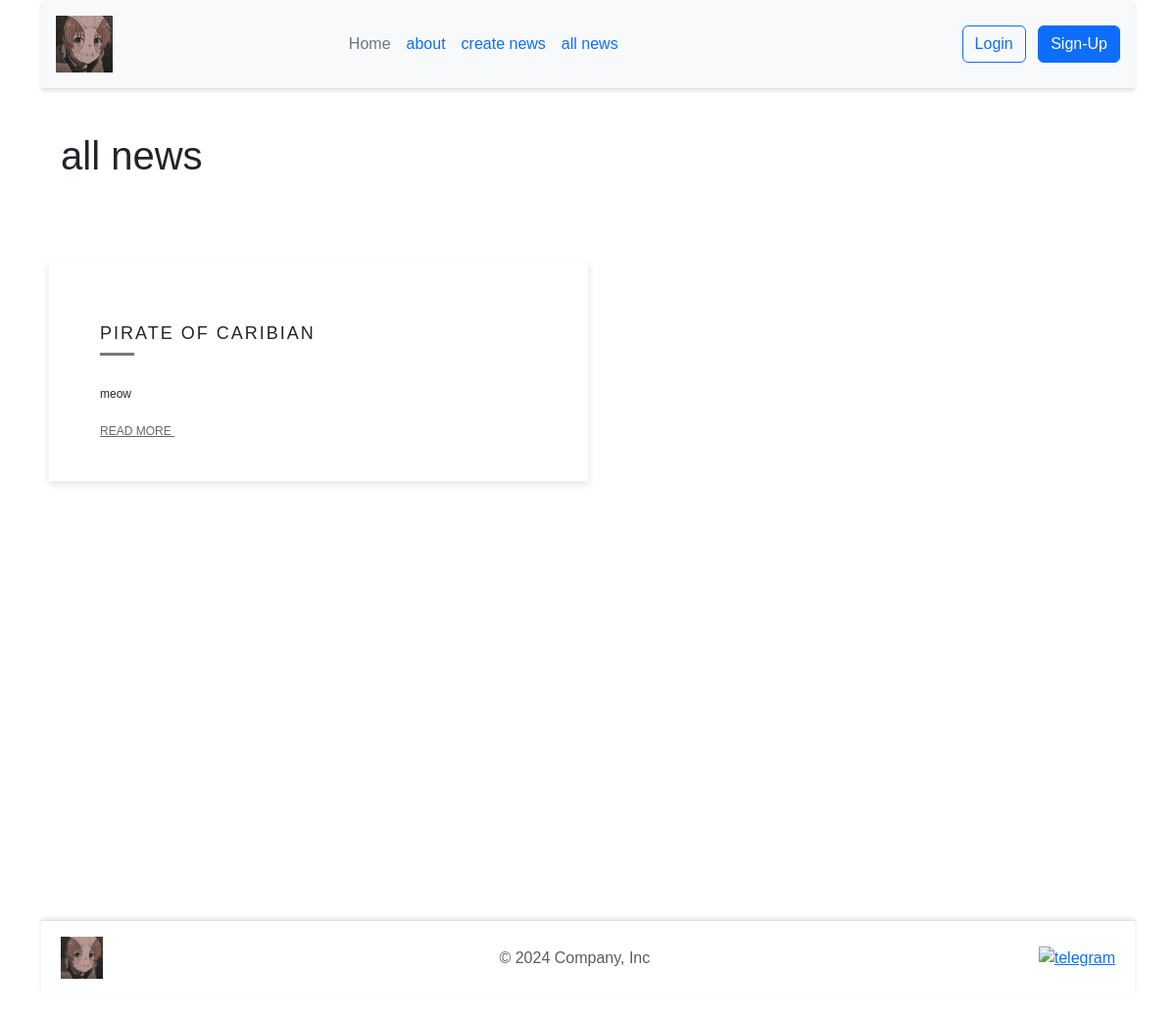
Page /posts on the earlier database version.
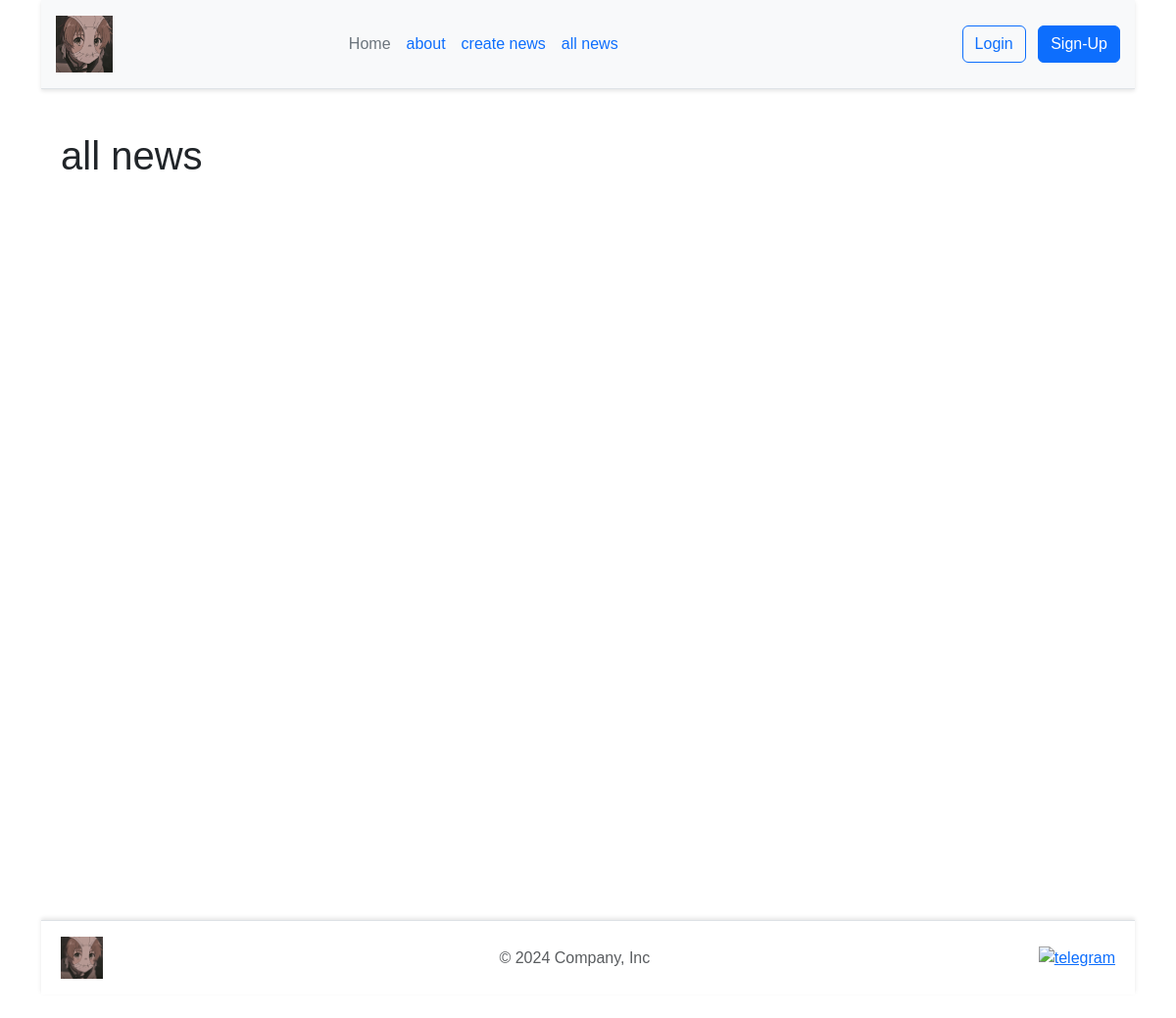
Same page on the later database version.
### app.py (models this page shows)
class Post(db.Model):
    id = db.Column(db.Integer, primary_key=True)
    title = db.Column(db.String(50), nullable=False)
    text = db.Column(db.Text, nullable=False)
    user_id = db.Column(db.Integer, db.ForeignKey('user.id'), nullable=False)
    user = db.relationship('User', backref=db.backref('posts', lazy=True))

### app.py (the view)
@app.route("/posts")
def posts():
    posts = Post.query.all()
    return render_template('posts.html', posts=posts)

### templates/posts.html (shortened to what this page needs)
{%extends "base.html"%}
{% block main %}
<h1>all news</h1><br>
<div class="row">
    {% for post in posts %}
    <div class="col-md-6 item">
        <div class="item-in">
            <h4>{{ post.title }}</h4>
            <div class="seperator"></div>
            <p>{{ post.text }}</p>
            <a href="{{ url_for('post_detail', post_id=post.id) }}">Read More
            </a>
        </div>
    </div>
    {% endfor %}
</div>
{% endblock %}

### templates/base.html (shortened to what this page needs)
<!doctype html>
<html lang="en">
<head>
    <link href="https://cdn.jsdelivr.net/npm/bootstrap@5.3.3/dist/css/bootstrap.min.css" rel="stylesheet">
    <link rel="stylesheet" href="{{ url_for("static", filename="css/main.css")}}">
</head>
<body>
    <div class="page">
        <div id="content">
            <div class="container">
                <header class="d-flex flex-wrap align-items-center justify-content-center justify-content-md-between py-3 mb-4 border-bottom">
                    <img class="header__img" src="{{url_for('static', filename="img/ava.jpg")}}" alt="ava">
                    <ul class="nav col-12 col-md-auto mb-2 justify-content-center mb-md-0">
                      <li><a href="{{url_for('index')}}" class="nav-link px-2 link-secondary">Home</a></li>
                      <li><a href="{{url_for('about')}}" class="nav-link px-2">about</a></li>
                      <li><a href="{{url_for('create')}}" class="nav-link px-2">create news</a></li>
                      <li><a href="{{url_for('posts')}}" class="nav-link px-2">all news</a></li>
                    </ul>
                    <div class="col-md-3 text-end">
                        {% if current_user.is_authenticated %}
                        <a href="{{ url_for('logout') }}">
                            <button type="button" class="btn btn-primary">Logout</button>
                        </a>
                        {% else %}
                        <a href="/login">
                            <button type="button" class="btn btn-outline-primary me-2">Login</button></a>
                        <a href="/signup">
                            <button type="button" class="btn btn-primary">Sign-Up</button>
                        </a>
                        {% endif %}
                    </div>
                </header>
                <main class="maine">
                    {% block main %}
                    {% endblock %}
                </main>
                <footer class="d-flex flex-wrap justify-content-between align-items-center py-3 my-4 border-top" style='margin-top: auto;'>
                    <a class="mb-3 me-2 mb-md-0 text-body-secondary text-decoration-none lh-1">
                        <img class="footer__img" src="{{url_for('static', filename="img/ava.jpg")}}" alt="ava">
                    </a>
                    <span class="mb-3 mb-md-0 text-body-secondary">© 2024 Company, Inc</span>
                    <a href="https://t.me/flluffytaill" class="footer__link">
                        <img class="footer__img" src="{{url_for('static', filename="img/tg.jpg")}}" alt="telegram">
                    </a>
                  </footer>
            </div>
        </div>
    </div>
</body>
</html>

### static/css/main.css (style rules this page uses)
* { margin: 0; padding: 0; box-sizing: border-box; }
html, body { height: 100%; }
body { margin: 0; display: flex; flex-direction: column; font-family: Arial, sans-serif; }
#content { display: flex; flex-direction: column; min-height: 100vh; }
header { background: #f8f9fa; padding: 15px; box-shadow: 0 2px 4px rgba(0, 0, 0, 0.1); border-bottom: 1px solid #e0e0e0; transition: background 0.3s ease, box-shadow 0.3s ease; }
.header__img { height: 58px; width: 58px; }
main { flex: 1; padding: 20px; }
.footer__img { height: 43px; width: 43px; }
footer { background: #ffffff; color: white; text-align: center; padding: 10px 20px; box-shadow: 0 -2px 4px rgba(0, 0, 0, 0.1); }
.maine { overflow: hidden; display: flex; flex-direction: column; min-height: 100vh; }
.row { padding: 50px 0; }

Differences in the rows shown:
removed Post: title "PIRATE OF CARIBIAN", text "meow"
